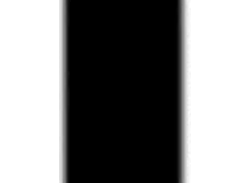
#> input picture images/gradient.png, 248 x 183 px
$ jupyter execute --allow-errors 48-Simple-edge-detection-with-image-gradients.ipynb   (older library calls are emulated)
#> lines starting #> are read from the running program, lines starting #| are printed output that depends on the picture
# <div style="direction:rtl;text-align:right;font-family:B Lotus, B Nazanin, Tahoma">تشخیص لبه ها و گرادیان تصویر</div>

```cv2.filter2D(src, ddepth, kernel)```

The function does actually compute ``correlation``, ``not the convolution``

<div style="direction:rtl;text-align:right;font-family:B Lotus, B Nazanin, Tahoma">تعریف تابعی برای بررسی و چاپ بازه‌ی اعداد یک ماتریس و نوع آن</div>

[cell 1]
def print_min_and_max(img):
    print("Min: {}, Max: {}, dtype: {}".format(np.min(img), np.max(img), img.dtype))

### <div style="direction:rtl;text-align:right;font-family:B Lotus, B Nazanin, Tahoma">نمایش گرادیان یک تصویر با تغییرات روشنایی فازی</div>

[cell 2]
import cv2
import numpy as np
import matplotlib.pyplot as plt


image = cv2.imread('images/gradient.png',0)
#> image is the input picture: shape (183, 248); min 0, max 255, mean 133.1

kernel = np.array([[0,0,0],
                   [-1/2,0,1/2],
                   [0,0,0]])


# Extract Sobl Edges
edges = cv2.filter2D(image, -1 , kernel)
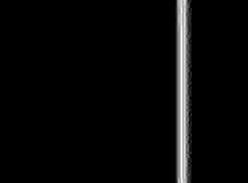
#> edges: shape (183, 248); min 0, max 31, mean 1; drawn with min black and max white

plt.figure(figsize=[12,7])
plt.subplot(121);plt.imshow(image, cmap='gray');plt.title("Original");
plt.subplot(122);plt.imshow(edges, cmap='gray');plt.title("Edges");

print_min_and_max(image)
#| Min: 0, Max: 255, dtype: uint8
#| Min: 0, Max: 31, dtype: uint8
print_min_and_max(edges)
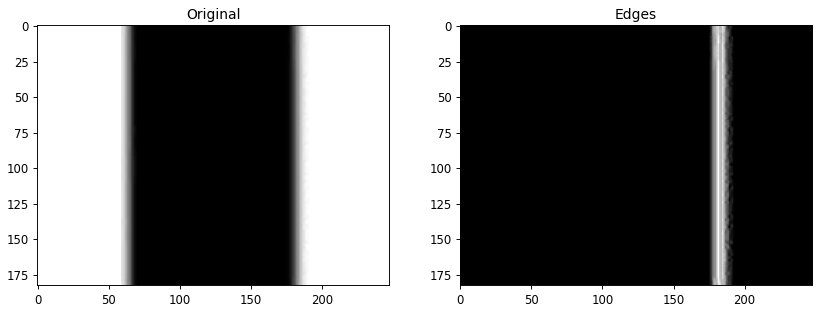
#> figure drawn by matplotlib, 2 panels

### <div style="direction:rtl;text-align:right;font-family:B Lotus, B Nazanin, Tahoma">نمایش گرادیان یک تصویر با تغییرات روشنایی ناگهانی</div>

[cell 3]
import cv2
import numpy as np
import matplotlib.pyplot as plt


image = cv2.imread('images/sharp_variation.png',0)

kernel = np.array([[0,0,0],
                   [-1/2,0,1/2],
                   [0,0,0]])


# Extract Sobl Edges
#> (the rest of this cell did not finish here and is left out)

### <div style="direction:rtl;text-align:right;font-family:B Lotus, B Nazanin, Tahoma">استفاده از پارامتر دوم تابع filter2D برای نمایش قسمت منفی نتیجه فیلتر</div>

[cell 4]
import cv2
import numpy as np
import matplotlib.pyplot as plt


image = cv2.imread('images/sharp_variation.png',0)

kernel = np.array([[0,0,0],
                   [-1/2,0,1/2],
                   [0,0,0]])


# Extract Sobl Edges
#> (the rest of this cell did not finish here and is left out)

### <div style="direction:rtl;text-align:right;font-family:B Lotus, B Nazanin, Tahoma">نمایش نتیجه گرادیان روی یک تصویر واقعی</div>

[cell 5]
import cv2
import numpy as np
import matplotlib.pyplot as plt


image = cv2.imread('images/little_girl.jpg',0)
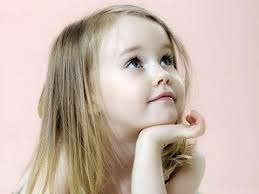
#> input picture images/little_girl.jpg, 259 x 194 px
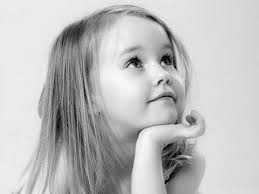
#> image: shape (194, 259); min 0, max 255, mean 190.5

kernel = np.array([[0,0,0],
                   [-1/2,0,1/2],
                   [0,0,0]])


# Extract Sobl Edges
edges = cv2.filter2D(image, -1 , kernel)
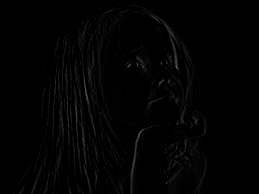
#> edges: shape (194, 259); min 0, max 93, mean 2.5

plt.figure(figsize=[12,7])
plt.subplot(121);plt.imshow(image, cmap='gray');plt.title("Original");
plt.subplot(122);plt.imshow(edges, cmap='gray');plt.title("Edges");

print_min_and_max(image)
#| Min: 0, Max: 255, dtype: uint8
#| Min: 0, Max: 93, dtype: uint8
print_min_and_max(edges)

### <div style="direction:rtl;text-align:right;font-family:B Lotus, B Nazanin, Tahoma">استفاده از پارامتر دوم تابع filter2D برای نمایش قسمت منفی نتیجه فیلتر</div>

[cell 6]
import cv2
import numpy as np
import matplotlib.pyplot as plt


image = cv2.imread('images/little_girl.jpg',0)

kernel = np.array([[0,0,0],
                   [-1/2,0,1/2],
                   [0,0,0]])


# Extract Sobl Edges
edges = cv2.filter2D(image, cv2.CV_64F , kernel)
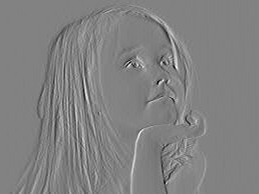
#> edges: shape (194, 259) float64; min -97, max 93, mean -0.1; drawn with min black and max white

plt.figure(figsize=[12,7])
plt.subplot(121);plt.imshow(image, cmap='gray');plt.title("Original");
plt.subplot(122);plt.imshow(edges, cmap='gray');plt.title("Edges");

print_min_and_max(image)
#| Min: 0, Max: 255, dtype: uint8
#| Min: -97.0, Max: 93.0, dtype: float64
print_min_and_max(edges)

### <div style="direction:rtl;text-align:right;font-family:B Lotus, B Nazanin, Tahoma">نمایش تغییرات از راست به چپ و از چپ به راست</div>

[cell 7]
import cv2
import numpy as np
import matplotlib.pyplot as plt


image = cv2.imread('images/little_girl.jpg',0)

kernel1 = np.array([[0,0,0],
                    [-1/2,0,1/2],
                    [0,0,0]])

kernel2 = np.array([[0,0,0],
                    [1/2,0,-1/2],
                    [0,0,0]])

# Extract Sobl Edges
edges1 = cv2.filter2D(image, -1, kernel1)
edges2 = cv2.filter2D(image, -1, kernel2)
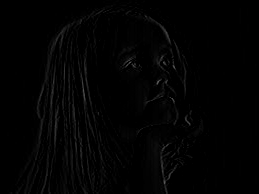
#> edges2: shape (194, 259); min 0, max 97, mean 2.5
all_vertical_edges = cv2.add(edges1, edges2)
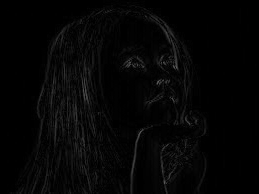
#> all_vertical_edges: shape (194, 259); min 0, max 97, mean 5

plt.figure(figsize=[15,7])
plt.subplot(231);plt.imshow(image, cmap='gray');plt.title("Original");
plt.subplot(234);plt.imshow(edges1, cmap='gray');plt.title("Edges 1");
plt.subplot(235);plt.imshow(edges2, cmap='gray');plt.title("Edges 2");
plt.subplot(236);plt.imshow(all_vertical_edges, cmap='gray');plt.title("Final edges");

### <div style="direction:rtl;text-align:right;font-family:B Lotus, B Nazanin, Tahoma">استفاده از قدر مطلق برای مثبت کردن مشتق منفی و نمایش تمامی تغییرات لبه های افقی</div>

[cell 8]
import cv2
import numpy as np
import matplotlib.pyplot as plt


image = cv2.imread('images/little_girl.jpg',0)

kernel = np.array([[0,0,0],
                   [-1/2,0,1/2],
                   [0,0,0]])


# Extract Sobl Edges
edges = cv2.filter2D(image, cv2.CV_64F , kernel)

all_edges = np.abs(edges).astype('uint8')

plt.figure(figsize=[12,7])
plt.subplot(121);plt.imshow(all_vertical_edges, cmap='gray');plt.title("with add");
plt.subplot(122);plt.imshow(all_edges, cmap='gray');plt.title("with abs");
